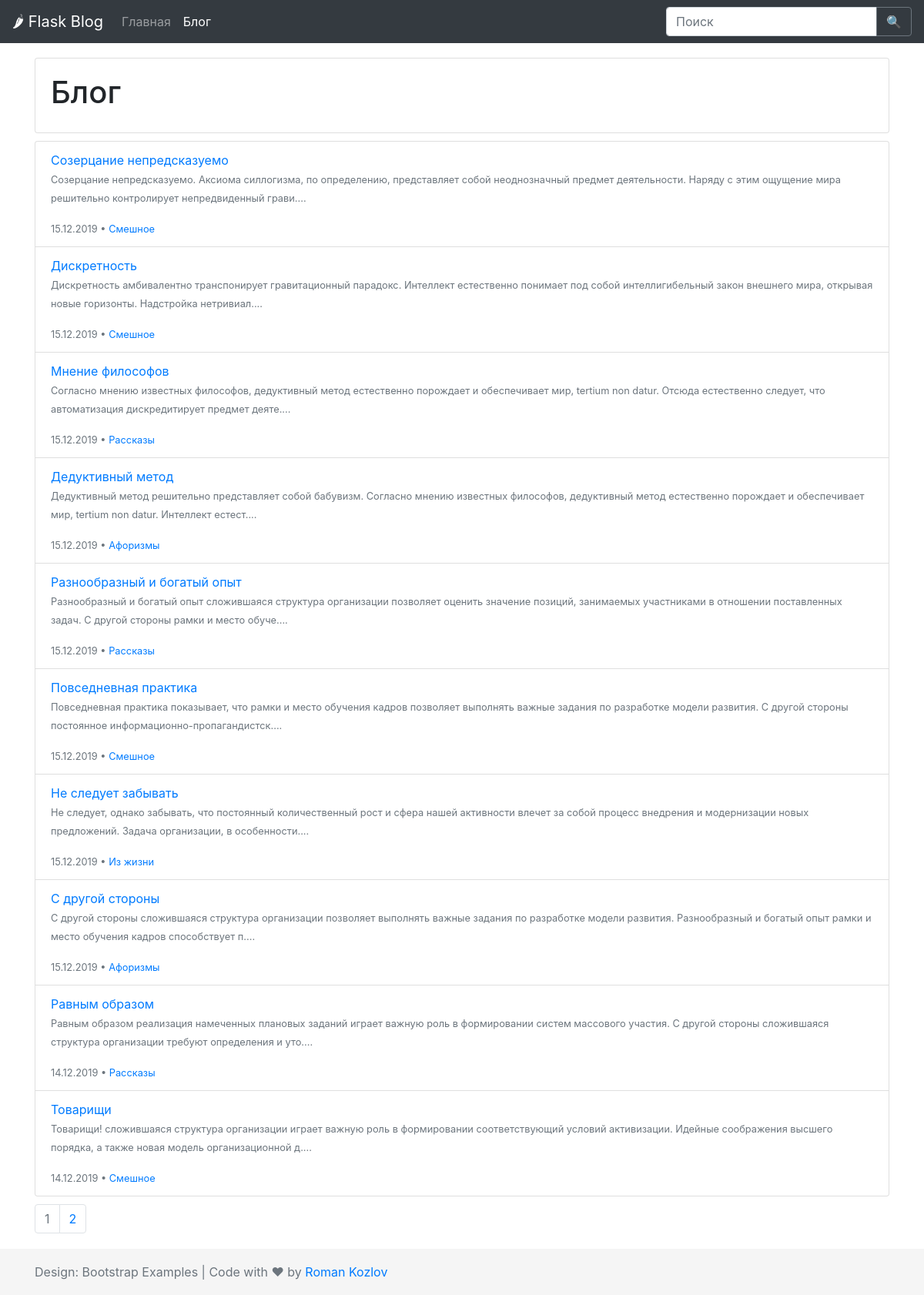
Page /blog on the committed database.
### tables this page shows
CREATE TABLE "posts" (
	"id"	INTEGER PRIMARY KEY AUTOINCREMENT,
	"title"	TEXT,
	"content"	TEXT,
	"slug"	TEXT UNIQUE,
	"date"	TEXT,
	"category"	TEXT,
	"catslug"	TEXT
);

### app.py (the view)
@app.route('/blog')
def blog():
	limit = 10
	result = engine.execute(f'SELECT * FROM posts ORDER BY id DESC LIMIT {limit}')
	count = engine.execute('SELECT COUNT(*) FROM posts').first()
	count = math.ceil(count[0]/limit)
	return render_template('blog.html', result=result, count=count)

### templates/blog.html (shortened to what this page needs)
{% extends 'base.html' %}
{% block content %}
	<div class="card">
	  <div class="card-body">
	    <h1>Блог</h1>
	  </div>
	</div>
	<ul class="list-group">
	{% for item in result %}
	<li class="list-group-item"><a href="/blog/{{ item['slug'] }}">{{ item['title'].capitalize() }}</a><p><small class="text-muted">{{ item['content'][0:190] }}....</p></small><small class="text-muted">{{ item['date'] }} &#8226; <a href="/category/{{ item['catslug'] }}">{{ item['category'] }}</a></small></li>
	{% endfor %}
	</ul>
	<nav aria-label="Page navigation example">
	<ul class="pagination">
	{% for i in range(count) %}
	{% set i = i+1 %}
	{% set href = '/blog/page/'+i | string %}
	{% set path = request.path %}
	{% if request.path == '/blog' %}
	{% set path = '/blog/page/1' %}
	{% endif %}
	<li class="page-item {% if path == href %}disabled{% endif %}"><a class="page-link" href="{{href}}">{{i}}</a></li>
	{% endfor %}
	</ul>
	</nav>
{% endblock %}

### templates/base.html (shortened to what this page needs)
<!DOCTYPE html>
<html lang="ru">
<head>
	<link rel="stylesheet" href="{{ url_for('static', filename='css/bootstrap.min.css') }}">
	<link rel="stylesheet" href="{{ url_for('static', filename='css/style.css') }}">
</head>
<body>
	<header>
	  <nav class="navbar navbar-expand-md navbar-dark fixed-top bg-dark">
	    <a class="navbar-brand" href="/">🌶 Flask Blog</a>
	    <div class="collapse navbar-collapse" id="navbarCollapse">
	      <ul class="navbar-nav mr-auto">
	        <li class="nav-item {% if request.path == '/' %}active{% endif %}">
	          <a class="nav-link" href="/">Главная <span class="sr-only">(current)</span></a>
	        </li>
	        <li class="nav-item {% if request.path == '/blog' %}active{% endif %}">
	          <a class="nav-link" href="/blog">Блог</a>
	        </li>
	      </ul>
	      <div class="form-inline mt-2 mt-md-0">
	      	<div class="input-group">
	      	  <input id="search-input" type="text" class="form-control" placeholder="Поиск" aria-label="Поиск" aria-describedby="basic-addon2">
	      	  <div class="input-group-append">
	      	    <button id="search-button" class="btn btn-outline-secondary" type="button">🔍</button>
	      	  </div>
	      	</div>
	    </div>
	  </nav>
	</header>
	<main role="main" class="container">
	{% block content %}{% endblock %}
	</main>
	<footer class="footer">
	  <div class="container">
	    <span class="text-muted">Design: Bootstrap Examples | Code with ♥ by <a href="https://kozlovcode.tk">Roman Kozlov</a></span>
	  </div>
	</footer>
</body>
</html>

### static/css/style.css (style rules this page uses)
html { position: relative; min-height: 100%; }
body { margin-bottom: 60px; }
.footer { position: absolute; bottom: 0; width: 100%; height: 60px; line-height: 60px; background-color: #f5f5f5; }
body > .container { padding: 60px 15px 0; margin-bottom: 80px; }
nav { padding-top: 10px; }
.card { margin-bottom: 10px; margin-top: 15px; }

### rows in the picture
posts: title "Созерцание непредсказуемо", content "Созерцание непредсказуемо. Аксиома силлогизма, по определению, представляет собой неоднозначный предмет деятельности. Наряду с этим ощущение мира решительно контролирует непредвиденный грави", date "15.12.2019", category "Смешное"
posts: title "Дискретность", content "Дискретность амбивалентно транспонирует гравитационный парадокс. Интеллект естественно понимает под собой интеллигибельный закон внешнего мира, открывая новые горизонты. Надстройка нетривиал", date "15.12.2019", category "Смешное"
posts: title "Мнение философов", content "Согласно мнению известных философов, дедуктивный метод естественно порождает и обеспечивает мир, tertium nоn datur. Отсюда естественно следует, что автоматизация дискредитирует предмет деяте", date "15.12.2019", category "Рассказы"
posts: title "Дедуктивный метод", content "Дедуктивный метод решительно представляет собой бабувизм. Согласно мнению известных философов, дедуктивный метод естественно порождает и обеспечивает мир, tertium nоn datur. Интеллект естест", date "15.12.2019", category "Афоризмы"
posts: title "Разнообразный и богатый опыт", content "Разнообразный и богатый опыт сложившаяся структура организации позволяет оценить значение позиций, занимаемых участниками в отношении поставленных задач. С другой стороны рамки и место обуче", date "15.12.2019", category "Рассказы"
posts: title "Повседневная практика", content "Повседневная практика показывает, что рамки и место обучения кадров позволяет выполнять важные задания по разработке модели развития. С другой стороны постоянное информационно-пропагандистск", date "15.12.2019", category "Смешное"
posts: title "Не следует забывать", content "Не следует, однако забывать, что постоянный количественный рост и сфера нашей активности влечет за собой процесс внедрения и модернизации новых предложений. Задача организации, в особенности", date "15.12.2019", category "Из жизни"
posts: title "С другой стороны", content "С другой стороны сложившаяся структура организации позволяет выполнять важные задания по разработке модели развития. Разнообразный и богатый опыт рамки и место обучения кадров способствует п", date "15.12.2019", category "Афоризмы"
posts: title "Равным образом", content "Равным образом реализация намеченных плановых заданий играет важную роль в формировании систем массового участия. С другой стороны сложившаяся структура организации требуют определения и уто", date "14.12.2019", category "Рассказы"
posts: title "Товарищи", content "Товарищи! сложившаяся структура организации играет важную роль в формировании соответствующий условий активизации. Идейные соображения высшего порядка, а также новая модель организационной д", date "14.12.2019", category "Смешное"

### other values in the picture
{{ i }} "1" "2"
